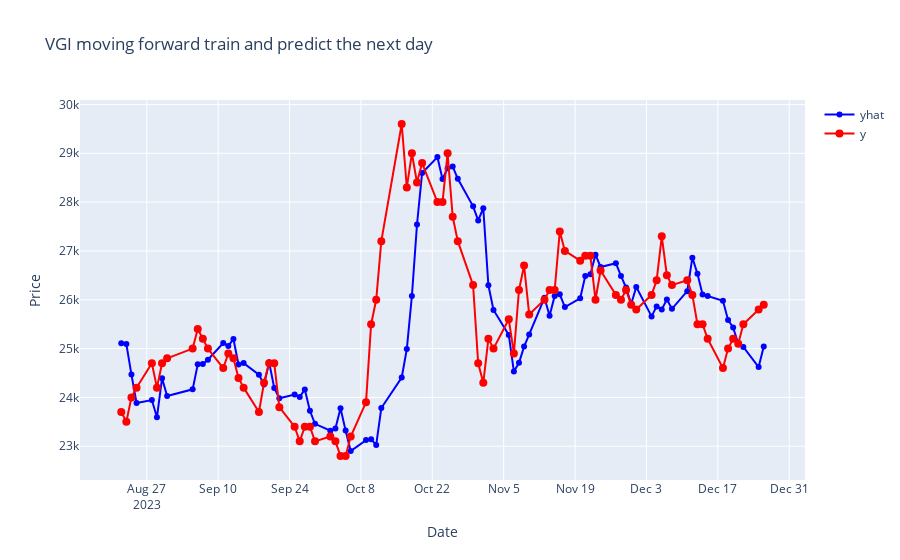

Notebook cell for this chart:
### Code cell
# Plotting with Plotly
fig = go.Figure()

# Plot yhat as a line
fig.add_trace(go.Scatter(x=df_eval['ds'], y=df_eval['yhat'], mode='lines+markers', name='yhat', line=dict(color='blue')))

# Plot y as points
fig.add_trace(go.Scatter(x=df_eval['ds'], y=df_eval['y'], mode='lines+markers', name='y', marker=dict(color='red', size=8)))

# Set layout
fig.update_layout(title=f'{stock_target} moving forward train and predict the next day',
                  xaxis_title='Date',
                  yaxis_title='Price',
                  showlegend=True)

# Show the plot
fig.show()
